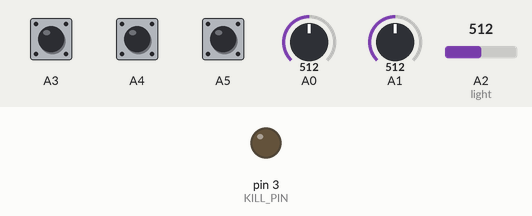
A sketch run on a simulated Arduino Uno, built with avr-gcc and run on an emulated ATmega328P. On the bench: output pins drawn as LEDs (lit = HIGH). The inputs (shaded band) are chosen by the test bench; at power-on: A0 = 512, A1 = 512, A2 (light) = 512, A3 HIGH, A4 HIGH, A5 HIGH.

Above: at 0.1 s.
At 0.6 s:
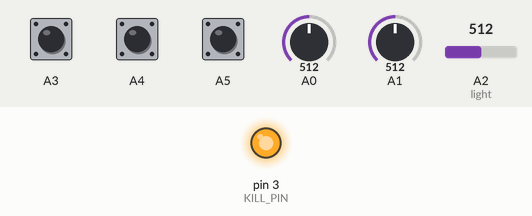
Timing chart, 0 to 2.1 s (numbered marks = the images above):
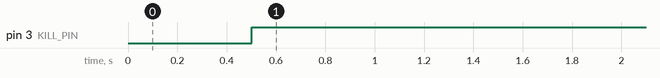

The sketch:

FINAL_TRANSCEIVER_FW.ino
```cpp
#include <SPI.h>
#include <mcp2515.h>

/*
 * This code pulls data from the car's CAN network and forwards it to my CAN network with all of the added hardware.
 * Certain values such as reverse gear state, dimmer, illumination, right/left signal, and hazard button states are
 * pulled using analog reads from the car's wiring and translated to CAN by this code. This is to elimintate the
 * task of identifying their potentially non-existent CAN IDs within the car's CAN network and make my life easier.
 *
 * This computer generates two CAN packets as follows:
 *
 * ID: 1
 * DATA: [reverse (bool 0-1)] [dimmer (int 1-5)] [illumination (bool 0-1)] [key state (bool? 0-1)] //I am currently unsure about the key state but this will be pulled from CAN. This will provide computers with insight about how close my key is to the car so they can shut down when I get far from the car.
 *
 * ID: 2
 * DATA: [left sig (bool 0-1)] [right sig (bool 0-1)] [hazard sig (bool 0-1)] [unknown] //Haven't decided on the last one yet
 *
 * https://github.com/autowp/arduino-mcp2515
 *
 */

#define KILL_PIN 3
#define CANBUS_TIMEOUT 500  //currently using a CANBUS_TIMEOUT but need to replace this with proper key-related shut down
#define CANBUS_MSG_DELAY 50 //dispatch custom CAN messages every 50 ms

MCP2515 carCAN(2);
MCP2515 serCAN(4);

struct can_frame canMsg;
unsigned long canBusTimeoutTimer = 0; //shuts the board down if CAN communications stop for more than CANBUS_TIMEOUT milliseconds
unsigned long canMsgTimer = 0; //this is used to ensure CAN messages based on analogread values are dispatched regularly

int canIDsWeCareAbout[2] = {209, 212};

//this computer keeps track of turn signal state
int turnSignalState = 0; //0 is none, 1 is left, 2 is right, 3 is hazard

void setup() {
  pinMode(KILL_PIN, OUTPUT);

  //set pinMode for turn signals
  pinMode(A3, INPUT_PULLUP);
  pinMode(A4, INPUT_PULLUP);
  pinMode(A5, INPUT_PULLUP);

  carCAN.reset();
  carCAN.setBitrate(CAN_500KBPS, MCP_8MHZ);
  carCAN.setNormalMode();

  serCAN.reset();
  serCAN.setBitrate(CAN_500KBPS, MCP_8MHZ);
  serCAN.setNormalMode();
}

void loop() {
  //handle CAN messages and forward select messages
  if (carCAN.readMessage(&canMsg) == MCP2515::ERROR_OK) {
    canBusTimeoutTimer = millis();  //refresh canbus timer

    //check if this is a CAN message we care for and forward it if so
    for (int i = 0; i < sizeof(canIDsWeCareAbout); i++) {
      if (canMsg.can_id == canIDsWeCareAbout[i])
        serCAN.sendMessage(&canMsg);
    }
  }

  //NOTES
  //A1 is reverse
  //A0 and A2 are running light related but one is dimmer
  //just gonna use A0 for now. Might drop running light signal from BCU in exchange for ACC PWR signal from head unit. Could be useful to decide when turn signals should register in a non-CAN-way (hopefully less processing and therefore faster but also slightly jankier IG)

  //update turn signal state
  if (digitalRead(A5) == LOW) { //hazard
    //right
    turnSignalState = 3;
  } else if (digitalRead(A3) == LOW) { //right
    //hazard
    turnSignalState = 2;
  } else if (digitalRead(A4) == LOW) { //left
    //left
    turnSignalState = 1;
  } else {
    turnSignalState = 0;
  }

  //send analogread based CAN frames
  if (millis() - canMsgTimer > CANBUS_MSG_DELAY) { //modify turn signals to be on first byte of can msg 0 off, 1 haz, 2 left, 3 right
    struct can_frame frame;
    frame.can_id = 1;
    frame.can_dlc = 4;
    frame.data[0] = (analogRead(A0) > 500) ? 0 : 1; //gonna be acc power or smthn idk
    frame.data[1] = (analogRead(A1) > 500) ? 1 : 0; //reverse gear state
    frame.data[2] = (analogRead(A2) > 500) ? 1 : 0; //running light state
    frame.data[3] = turnSignalState;

    serCAN.sendMessage(&frame);
  }

  //shut down if we've exceeded the CANBUS timeout timer
  if (millis() - canBusTimeoutTimer > CANBUS_TIMEOUT) {
    digitalWrite(KILL_PIN, HIGH);
  }
}
```

Measured:
- by itself, pin 3 (KILL_PIN): LOW → HIGH at 0.50 s
